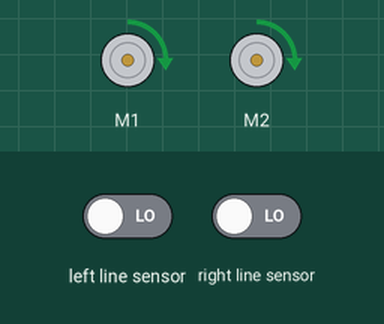
Recording of a program running on a simulated BBC micro:bit (MakeCode). On the bench: 2 × DC motor (green arrow = forward, orange = backward, longer = faster). Inputs (shaded band) come from the test bench; at power-on: left line sensor LOW, right line sensor LOW.

Above: at 1.2 s.
1.3 s: left line sensor driven HIGH
At 3.1 s:
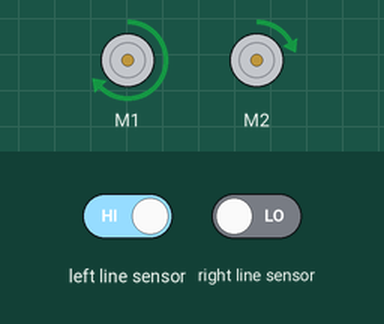
4.3 s: right line sensor driven HIGH
7.3 s: left line sensor driven LOW
At 8.8 s:
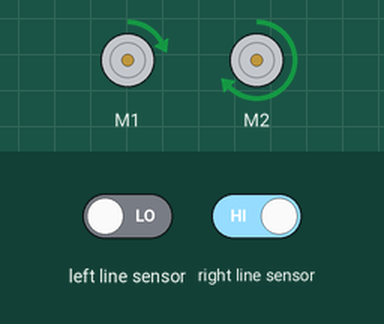
9.5 s: right line sensor driven LOW
At 10.8 s:
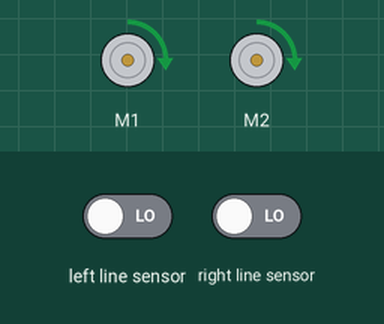
Timing chart, 0 to 12.0 s (numbered marks = the images above; inputs shaded):
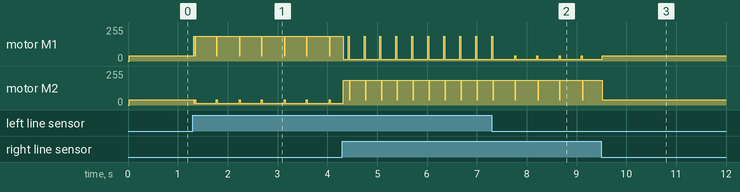

The program:

main.ts
```typescript
let a = 0
let izq = 0
let der = 0
basic.forever(function () {
    maqueen.motorRun(maqueen.Motors.All, maqueen.Dir.CW, 40)
    a = maqueen.readPatrol(maqueen.Patrol.PatrolLeft) + maqueen.readPatrol(maqueen.Patrol.PatrolRight)
    izq = maqueen.readPatrol(maqueen.Patrol.PatrolLeft)
    der = maqueen.readPatrol(maqueen.Patrol.PatrolRight)
    if (izq) {
        maqueen.motorRun(maqueen.Motors.M1, maqueen.Dir.CW, 186)
        maqueen.motorRun(maqueen.Motors.M2, maqueen.Dir.CW, 13)
    }
    if (der) {
        maqueen.motorRun(maqueen.Motors.M2, maqueen.Dir.CW, 186)
        maqueen.motorRun(maqueen.Motors.M1, maqueen.Dir.CW, 13)
    }
})
```

test.ts
```typescript
// aquí va el archivo "tests"; esto no se compilará cuando este paquete se utilice como una extensión.
```

Measured:
- after the input at 1.3 s, motor M1: forward 40/255 → forward 186/255 at once, then repeats every 0.44 s: forward 40/255 0.02 s, forward 186/255 0.42 s; motor M2: forward 40/255 → forward 13/255 at once, then repeats every 0.44 s: forward 40/255 0.02 s, forward 13/255 0.42 s
- after the input at 7.3 s, motor M1: alternates forward 40/255 for 0.02 s and forward 13/255 for 0.42 s, starting after 0.46 s; motor M2: alternates forward 186/255 for 0.44 s and forward 40/255 for 0.02 s, starting after 0.46 s
- after the input at 9.5 s, motor M1: goes on until 9.5 s, then stays forward 40/255
